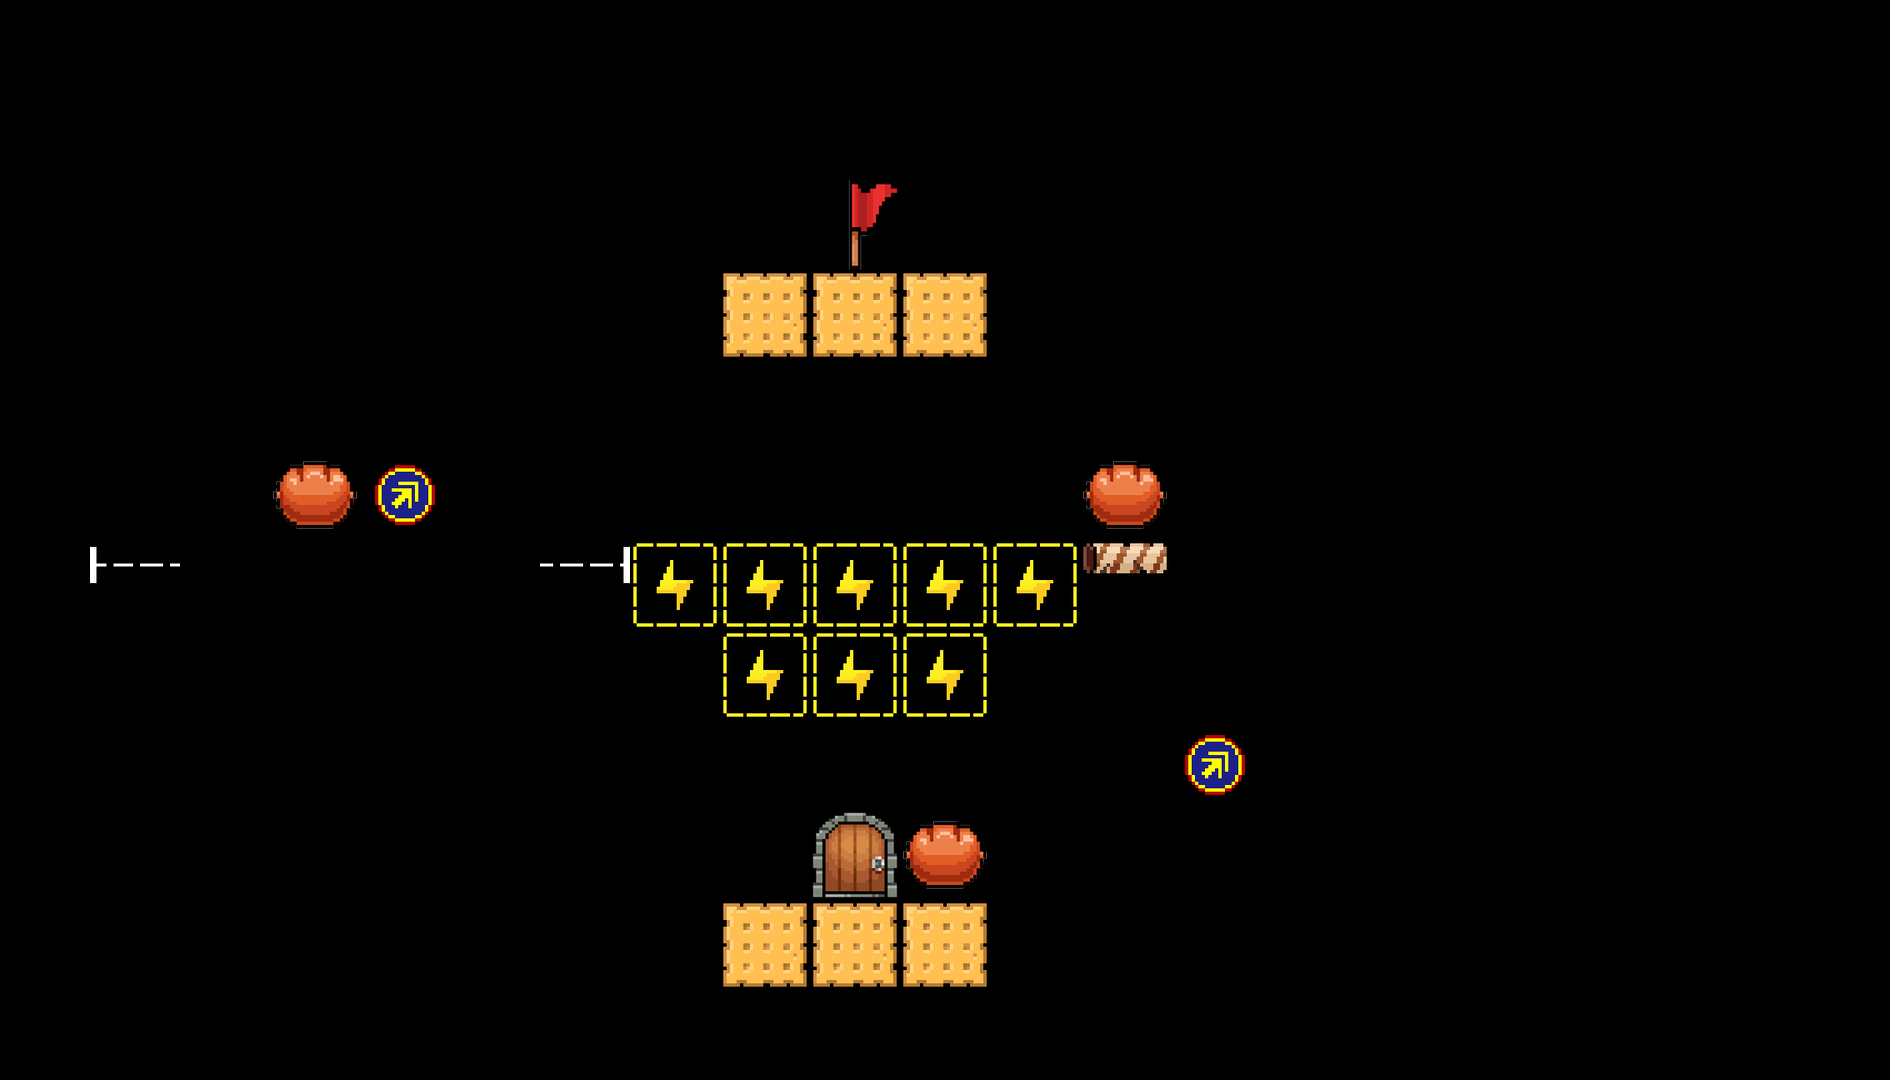

This is a level from a 2D game, rendered from its Tiled map with the project's own tilesets. A one-line summary and the complete map file follow:
An orthogonal 21x12 tile map with 90x90 px tiles, 1 tile layer (TileLayer).

<map version="1.5" tiledversion="1.7.2" orientation="orthogonal" renderorder="right-down" width="21" height="12" tilewidth="90" tileheight="90" infinite="0" nextlayerid="2" nextobjectid="1">
 <properties>
  <property name="block_move_width" value="2" />
 </properties>
 <tileset firstgid="1" source="tile_90.tsx" />
 <layer id="1" name="TileLayer" width="21" height="12">
  <data encoding="csv">
0,0,0,0,0,0,0,0,0,0,0,0,0,0,0,0,0,0,0,0,0,
0,0,0,0,0,0,0,0,0,0,0,0,0,0,0,0,0,0,0,0,0,
0,0,0,0,0,0,0,0,0,1,0,0,0,0,0,0,0,0,0,0,0,
0,0,0,0,0,0,0,0,7,7,7,0,0,0,0,0,0,0,0,0,0,
0,0,0,0,0,0,0,0,0,0,0,0,0,0,0,0,0,0,0,0,0,
0,0,0,3,4,0,0,0,0,0,0,0,3,0,0,0,0,0,0,0,0,
0,24,0,0,0,0,25,17,17,17,17,17,11,0,0,0,0,0,0,0,0,
0,0,0,0,0,0,0,0,17,17,17,0,0,0,0,0,0,0,0,0,0,
0,0,0,0,0,0,0,0,0,0,0,0,0,4,0,0,0,0,0,0,0,
0,0,0,0,0,0,0,0,0,2,3,0,0,0,0,0,0,0,0,0,0,
0,0,0,0,0,0,0,0,7,7,7,0,0,0,0,0,0,0,0,0,0,
0,0,0,0,0,0,0,0,0,0,0,0,0,0,0,0,0,0,0,0,0
</data>
 </layer>
</map>
